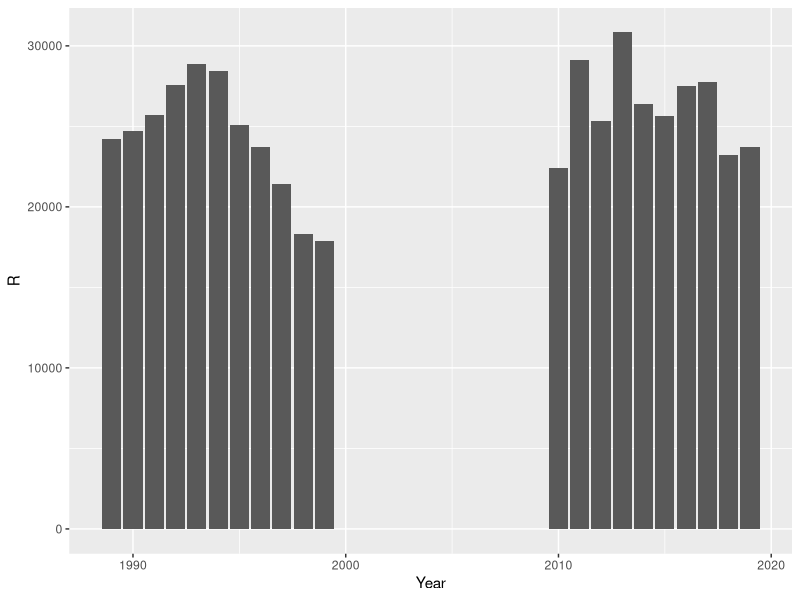
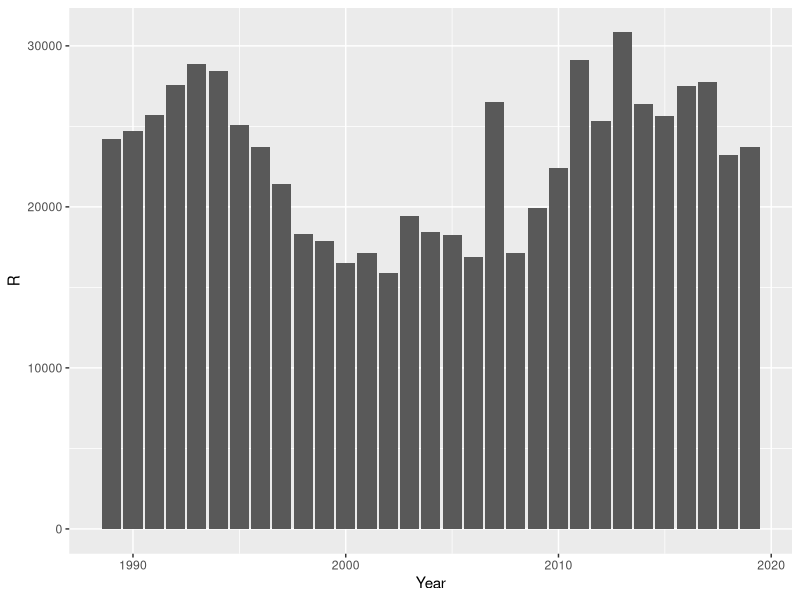
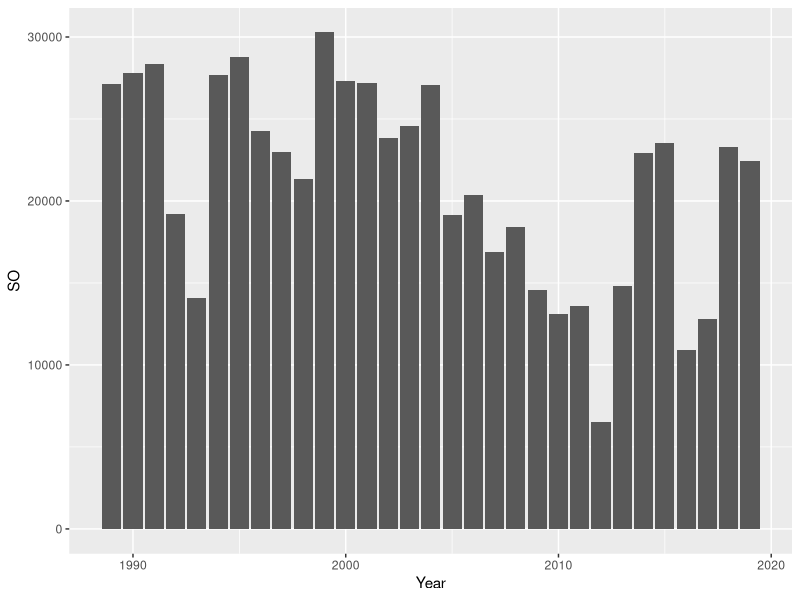
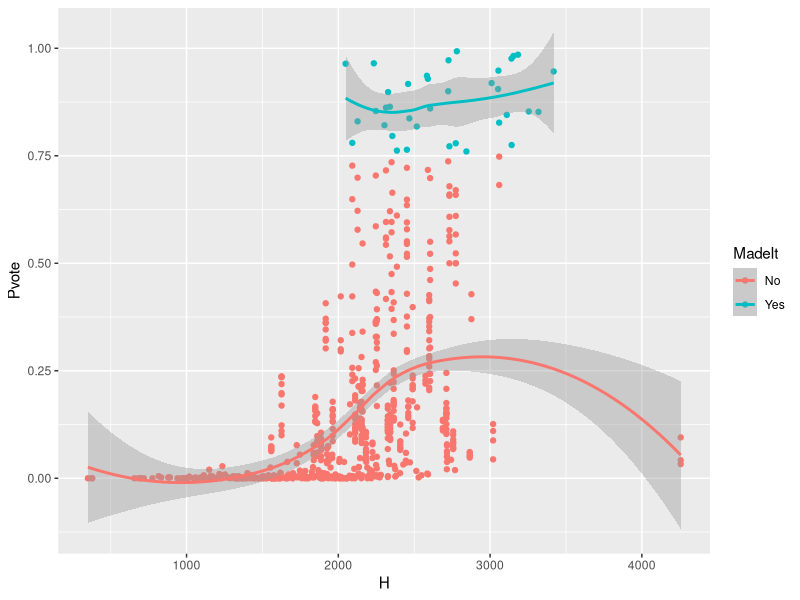
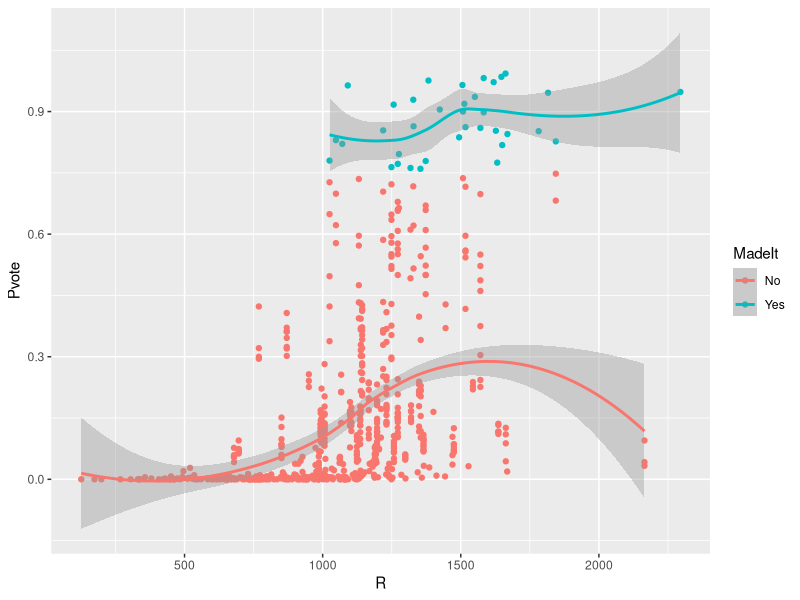
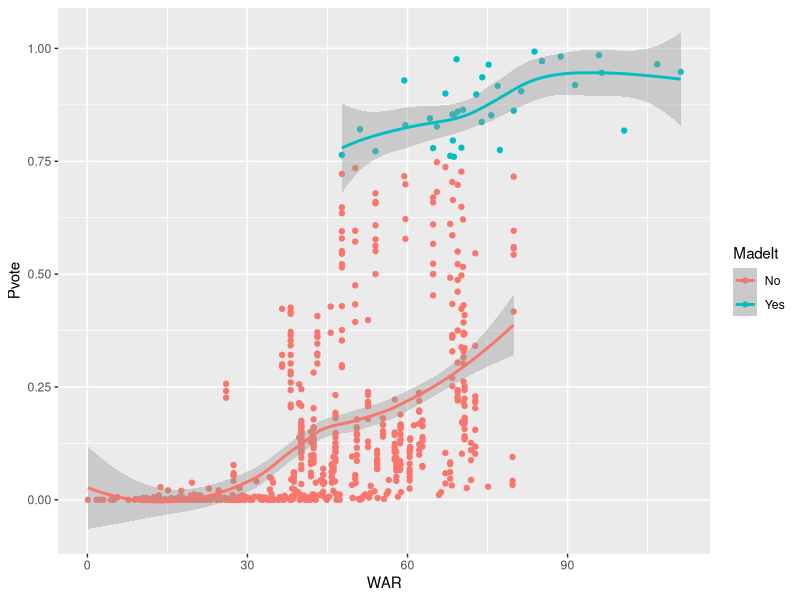
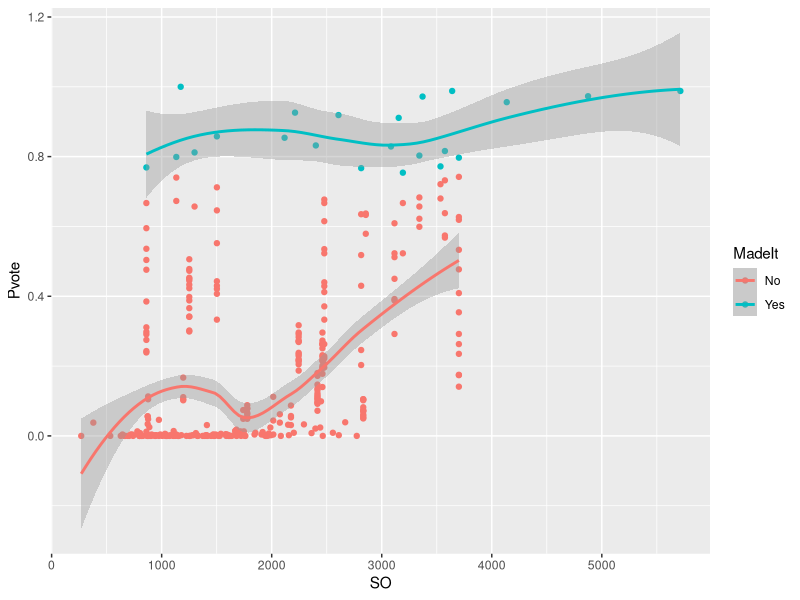
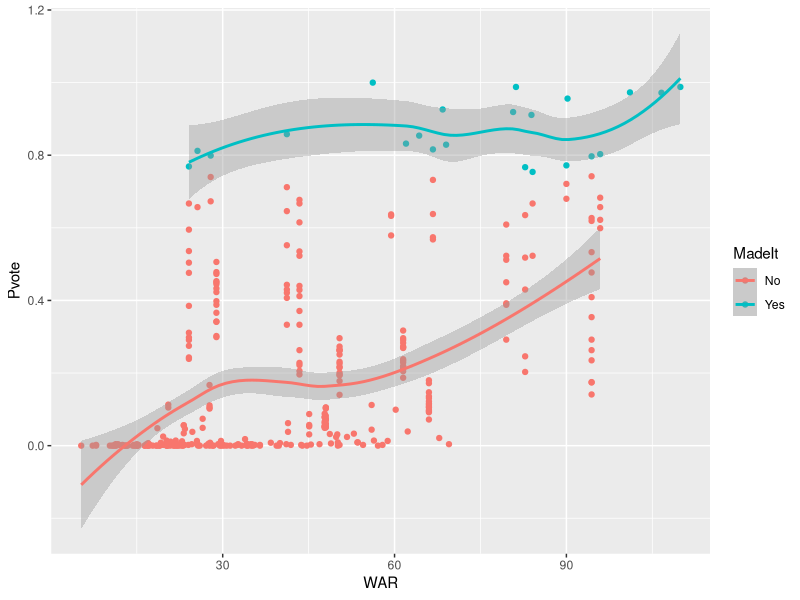

R code for these plots, in order:
## ---- chunk 1
library(tidyverse)
## ---- chunk 2
hallOfFame <- read_csv("Baseball 1989-2019.csv",col_types = cols(Year = col_integer()))
## ---- chunk 3
hallOfFame[is.na(hallOfFame)] <- 0
hallOfFame <- subset(hallOfFame, !(Name == "y Roger Clemens" | Name == "y Barry Bonds"))
hallOfFame
## ---- chunk 4
hallOfFame$MadeIt <- as.factor(ifelse(hallOfFame$Pvote > 0.750, "Yes", "No"))

## ---- chunk 5
pitchers <- subset(hallOfFame, W > 0)
pitchers
## ---- chunk 6
nonPitchers <- subset(hallOfFame, W == 0)
nonPitchers
## ---- chunk 7
decade1 <- subset(nonPitchers,Year >= 1989 & Year <=  1999)
decade1RMean <- mean(decade1$R)
cat("Decade from 1989 to 1999 Non Pitchers Runs Mean", decade1RMean)
cat("\n")
decade1$Decade <- 1
## ---- chunk 8
decade2 <- subset(nonPitchers,Year >= 2000 & Year <=  2009)
decade2RMean <- mean(decade2$R)
cat("Decade from 2000 to 2009 Non Pitchers Runs Mean", decade2RMean)
cat("\n")
decade2$Decade <- 2
## ---- chunk 9
decade3 <- subset(nonPitchers,Year >= 2010 & Year <=  2019)
decade3RMean <- mean(decade3$R)
cat("Decade from 2000 to 2009 Non Pitchers Runs Mean", decade3RMean)
cat("\n")
decade3$Decade <- 3
## ---- chunk 10
t.test(decade1$R, decade3$R, paired = FALSE)

cat("p-value < alpha (0.05). The null hypothesis is rejected.\n")
cat("The mean Runs for Decade 1 and Decade 3 ARE significantly different.\n")
## ---- chunk 11
farDecades <- rbind(decade1, decade3)
ggplot(data = farDecades, mapping = aes(x = Year, y = R)) +
  geom_col(show.legend = FALSE) 
## ---- chunk 12
decadeN <- rbind(decade1, decade2)
hallOfFameDecade <- rbind(decadeN, decade3)
## ---- chunk 13
anovaDecade <- aov(data = hallOfFameDecade, R ~ Decade)
summary(anovaDecade)
## ---- chunk 14
ggplot(data = hallOfFameDecade, mapping = aes(x = Year, y = R)) +
  geom_col(show.legend = FALSE)
## ---- chunk 15
decade1P <- subset(pitchers,Year >= 1989 & Year <=  1999)
decade1PWAR <- mean(decade1P$SO)
cat("Decade from 1989 to 1999 Pitchers Average WAR", decade1PWAR)
cat("\n")
decade1P$Decade <- 1
## ---- chunk 16
decade2P <- subset(pitchers,Year >= 2000 & Year <=  2009)
decade2PWAR <- mean(decade2P$SO)
cat("Decade from 2000 to 2009 Pitchers Average WAR", decade2PWAR)
cat("\n")
decade2P$Decade <- 2
## ---- chunk 17
decade3P <- subset(pitchers,Year >= 2010 & Year <=  2019)
decade3PWAR <- mean(decade3P$SO)
cat("Decade from 2000 to 2009 Pitchers Average WAR", decade3PWAR)
cat("\n")
decade3P$Decade <- 3
## ---- chunk 18
farDecadesP <- rbind(decade1P, decade3P)
## ---- chunk 19
decadeNP <- rbind(decade1P, decade2P)
hallOfFameDecadeP <- rbind(decadeNP, decade3P)
hallOfFameDecadeP
## ---- chunk 20
hallOfFameDecadeP$Decade <- as.factor(hallOfFameDecadeP$Decade) 
anovaDecadeP <- aov(data = hallOfFameDecadeP, WAR ~ Decade)
summary(anovaDecadeP)
## ---- chunk 21
TukeyHSD(anovaDecadeP)
## ---- chunk 22
ggplot(data = hallOfFameDecadeP, mapping = aes(x = Year, y = SO)) +
  geom_col(show.legend = FALSE) 
## ---- chunk 23
votesHcorrelation <- cor(nonPitchers$Pvote, nonPitchers$H)
votesHcorrelation
## ---- chunk 24
votesRcorrelation <- cor(nonPitchers$Pvote, nonPitchers$R)
votesRcorrelation
## ---- chunk 25
votesWARcorrelation <- cor(nonPitchers$Pvote, nonPitchers$WAR)
votesWARcorrelation
## ---- chunk 26
votesSOcorrelation <- cor(pitchers$Pvote, pitchers$SO)
votesSOcorrelation
## ---- chunk 27
votesWARPcorrelation <- cor(pitchers$Pvote, pitchers$WAR)
votesWARPcorrelation
## ---- chunk 28
nonPitchersHOF <- subset(nonPitchers, Pvote >= 0.750)
nonPitchersNOHOF <- subset(nonPitchers, Pvote <= 0.750)
t.test(nonPitchersHOF$H, nonPitchersNOHOF$H)
t.test(nonPitchersHOF$R, nonPitchersNOHOF$R)
t.test(nonPitchersHOF$WAR, nonPitchersNOHOF$WAR)

cat("all p-values < alpha (0.05). The null hypothesis IS rejected.\n")
cat("The mean of Hits, Runs and WAR of Hall of Famers and Not Hall Of Famers non Pitchers  ARE significantly different.\n")

ggplot(data = nonPitchers, mapping = aes(x = H, y = Pvote, color = MadeIt)) +
         geom_point() +
  geom_smooth()

ggplot(data = nonPitchers, mapping = aes(x = R, y = Pvote, color = MadeIt)) +
         geom_point() +
  geom_smooth()

ggplot(data = nonPitchers, mapping = aes(x = WAR, y = Pvote, color = MadeIt)) +
         geom_point() +
  geom_smooth()
## ---- chunk 29
pitchersHOF <- subset(pitchers, Pvote >= 0.750)
pitchersNOHOF <- subset(pitchers, Pvote <= 0.750)
t.test(pitchersHOF$SO, pitchersNOHOF$SO)
t.test(pitchersHOF$WAR, pitchersNOHOF$WAR)
cat("all p-values < alpha (0.05). The null hypothesis IS rejected.\n")
cat("The mean of Strike Outs and WAR of Hall of Famers and Not Hall Of Famers Pitchers  ARE significantly different.\n")

ggplot(data = pitchers, mapping = aes(x = SO, y = Pvote, color = MadeIt)) +
         geom_point() +
  geom_smooth()

ggplot(data = pitchers, mapping = aes(x = WAR, y = Pvote, color = MadeIt)) +
         geom_point() +
  geom_smooth()
## ---- chunk 30
model1 <- lm(Pvote ~ H + WAR , data = nonPitchers)
model1
## ---- chunk 31
testFL <- data.frame(H = c(1747), WAR = c(28.3))

predictedVoteFL <- predict(model1, testFL)
cat("Freddie Lindstrom predicted vote percentage by Hits and WAR is", predictedVoteFL)
## ---- chunk 32
FLv <- subset(nonPitchers, H <= 2000 & H >= 1500 & WAR <= 35 & WAR >= 25)
avgVotesFL <- mean(FLv$Pvote)
avgVotesFL
## ---- chunk 33
testBM <- data.frame(H = c(2016) ,WAR = c(30.9))

predictedVoteBM <- predict(model1, testBM)
cat("Bill Mazeroski predicted vote percentage by Hits and War is", predictedVoteBM)
## ---- chunk 34
BMv <- subset(nonPitchers, H <= 2500 & H >= 2000 & WAR <= 35 & WAR >= 25)
avgVotesBM <- mean(BMv$Pvote)
avgVotesBM
## ---- chunk 35
model2 <- lm(Pvote ~ SO + WAR , data = pitchers)
model2
## ---- chunk 36
testGP <- data.frame(SO = c(3534), WAR = c(90))

predictedVoteGP <- predict(model2, testGP)
cat("Gaylord Perry predicted votes percentage by Strike Outs and WAR is", predictedVoteGP)
## ---- chunk 37
GPv <- subset(pitchers, SO <= 4000 & SO >= 3500 & WAR <= 100 & WAR >= 90)
avgVotesGP <- mean(GPv$Pvote)
avgVotesGP
## ---- chunk 38
testDE <- data.frame(SO = c(2401), WAR = c(62))

predictedVoteDE <- predict(model2, testDE)
cat("Dennis Eckersely predicted votes percentage by Strike Outs and WAR is", predictedVoteDE)
## ---- chunk 39
DEv <- subset(pitchers, SO <= 2500 & SO >= 2000 & WAR <= 65 & WAR >= 55)
avgVotesDE <- mean(DEv$Pvote)
avgVotesDE
## ---- chunk 40
prediction <- read_csv("predictionHOF.csv")
prediction
## ---- chunk 41
ggplot(data = prediction, mapping = aes(x = Name))+
         geom_point(data = prediction, mapping = aes(y = ActualVotes), color = "blue")+
  geom_point(data = prediction, mapping = aes(y = ActualVotes), color = "blue")+
  geom_point(data = prediction, mapping = aes(y = Prediction), color = "red")+
  geom_point(data = prediction, mapping = aes(y = Verification), color = "black")
## ---- chunk 42
library(Metrics)
## ---- chunk 43
mse <- mse(prediction$Prediction, prediction$Verification)
mse
## ---- chunk 44
library(forecast)
library(knitr)
library(rmarkdown)
## ---- chunk 45

xp <- group_by(pitchers, Year)%>%
  summarise(SO = mean(SO))
data123 <- ts(xp[,2], start = c(1989), frequency = 1)
plot(data123)

## ---- chunk 46
train1 = window(data123, start = 1989, end = 2015)
train1

test1 = window(data123, start = 2011, end = 2019)
## ---- chunk 47

arimaModel1 <- auto.arima(train1)
arimaForecast1 <-forecast(arimaModel1, h = 9)
arimaForecast1
## ---- chunk 48
plot(arimaForecast1)
## ---- chunk 49
arimaMean1 <-arimaForecast1$mean
plot(test1, main = "AirPassengers", ylab = "Passengers", xlab = "Months", col = "darkblue")  
lines(arimaMean1, col="red")
## ---- chunk 50
#Non pitchers
xd <- group_by(nonPitchers, Year)%>%
  summarise(AVG = mean(H))
data22 <- ts(xd[,2], start = c(1989), frequency = 1)

train2 = window(data22, start = 1989, end = 2014)
test2 = window(data22, start = 2015, end = 2019)
## ---- chunk 51
arimaModel2 <- auto.arima(train2)
arimaForecast2 <-forecast(arimaModel2, h = 9)
arimaForecast2
## ---- chunk 52
plot(arimaForecast2)
## ---- chunk 53

arimaMean2 <-arimaForecast2$mean
arimaMean2
## ---- chunk 54

plot(test2, main = "AirPassengers", ylab = "Passengers", xlab = "Months", col = "darkblue")  
lines(arimaMean2, col="red")
